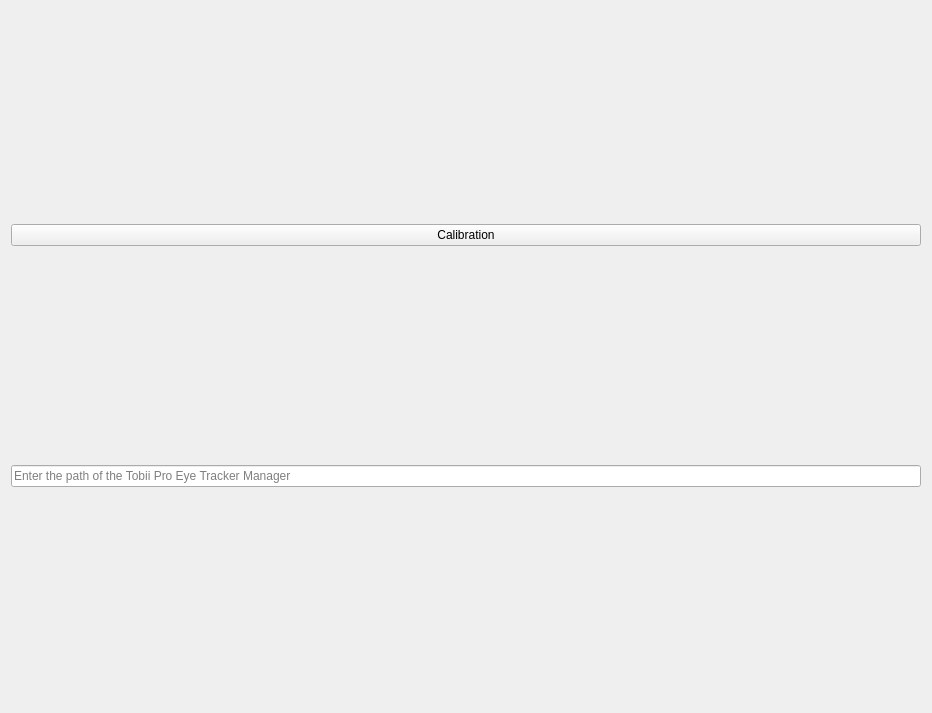
<ui version="4.0">
 <class>form</class>
 <widget class="QWidget" name="form">
  <property name="geometry">
   <rect>
    <x>0</x>
    <y>0</y>
    <width>932</width>
    <height>713</height>
   </rect>
  </property>
  <property name="sizePolicy">
   <sizepolicy hsizetype="Preferred" vsizetype="Minimum">
    <horstretch>0</horstretch>
    <verstretch>0</verstretch>
   </sizepolicy>
  </property>
  <property name="windowTitle">
   <string>Form</string>
  </property>
  <layout class="QVBoxLayout" name="verticalLayout">
   <item>
    <widget class="QPushButton" name="calibration_btn">
     <property name="text">
      <string>Calibration</string>
     </property>
    </widget>
   </item>
   <item>
    <widget class="QLineEdit" name="executable_path_input">
     <property name="placeholderText">
      <string>Enter the path of the Tobii Pro Eye Tracker Manager</string>
     </property>
    </widget>
   </item>
  </layout>
 </widget>
 <resources/>
 <connections/>
</ui>
